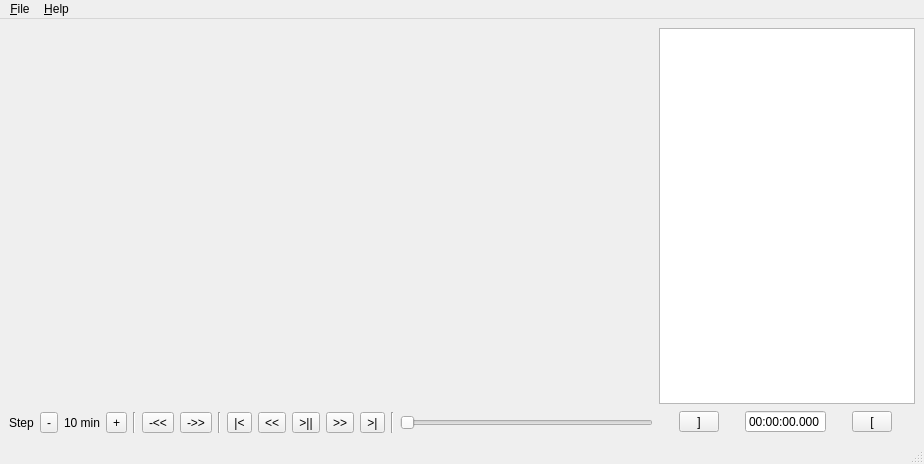
<?xml version="1.0" encoding="UTF-8"?>
<ui version="4.0">
 <class>MainWindow</class>
 <widget class="QMainWindow" name="MainWindow">
  <property name="geometry">
   <rect>
    <x>0</x>
    <y>0</y>
    <width>924</width>
    <height>464</height>
   </rect>
  </property>
  <property name="windowTitle">
   <string>EDL Editor</string>
  </property>
  <widget class="QWidget" name="centralwidget">
   <layout class="QGridLayout" name="gridLayout">
    <item row="0" column="0">
     <layout class="QVBoxLayout" name="verticalLayout_3">
      <item>
       <widget class="VideoPlayer" name="player" native="true">
        <property name="sizePolicy">
         <sizepolicy hsizetype="MinimumExpanding" vsizetype="MinimumExpanding">
          <horstretch>0</horstretch>
          <verstretch>0</verstretch>
         </sizepolicy>
        </property>
        <property name="minimumSize">
         <size>
          <width>320</width>
          <height>180</height>
         </size>
        </property>
        <property name="baseSize">
         <size>
          <width>640</width>
          <height>360</height>
         </size>
        </property>
       </widget>
      </item>
      <item>
       <layout class="QHBoxLayout" name="horizontalLayout_2">
        <item>
         <widget class="QLabel" name="label">
          <property name="text">
           <string>Step</string>
          </property>
         </widget>
        </item>
        <item>
         <widget class="QToolButton" name="btStepUp">
          <property name="text">
           <string>-</string>
          </property>
          <property name="shortcut">
           <string>-, Down</string>
          </property>
         </widget>
        </item>
        <item>
         <widget class="QLabel" name="labelStep">
          <property name="sizePolicy">
           <sizepolicy hsizetype="Fixed" vsizetype="Preferred">
            <horstretch>0</horstretch>
            <verstretch>0</verstretch>
           </sizepolicy>
          </property>
          <property name="text">
           <string>10 min</string>
          </property>
          <property name="alignment">
           <set>Qt::AlignRight|Qt::AlignTrailing|Qt::AlignVCenter</set>
          </property>
         </widget>
        </item>
        <item>
         <widget class="QToolButton" name="btStepDown">
          <property name="text">
           <string>+</string>
          </property>
          <property name="shortcut">
           <string>+, Up</string>
          </property>
         </widget>
        </item>
        <item>
         <widget class="Line" name="line">
          <property name="orientation">
           <enum>Qt::Vertical</enum>
          </property>
         </widget>
        </item>
        <item>
         <widget class="QToolButton" name="btSmartStepBackward">
          <property name="text">
           <string>-&lt;&lt;</string>
          </property>
         </widget>
        </item>
        <item>
         <widget class="QToolButton" name="btSmartStepForward">
          <property name="text">
           <string>-&gt;&gt;</string>
          </property>
         </widget>
        </item>
        <item>
         <widget class="Line" name="line_4">
          <property name="orientation">
           <enum>Qt::Vertical</enum>
          </property>
         </widget>
        </item>
        <item>
         <widget class="QToolButton" name="btGotoPrevBoundary">
          <property name="text">
           <string>|&lt;</string>
          </property>
          <property name="shortcut">
           <string>PgUp</string>
          </property>
         </widget>
        </item>
        <item>
         <widget class="QToolButton" name="btStepBackward">
          <property name="text">
           <string>&lt;&lt;</string>
          </property>
          <property name="shortcut">
           <string>Left</string>
          </property>
         </widget>
        </item>
        <item>
         <widget class="QToolButton" name="btPlayPause">
          <property name="text">
           <string>&gt;||</string>
          </property>
          <property name="shortcut">
           <string>Space</string>
          </property>
         </widget>
        </item>
        <item>
         <widget class="QToolButton" name="btStepForward">
          <property name="text">
           <string>&gt;&gt;</string>
          </property>
          <property name="shortcut">
           <string>Right</string>
          </property>
         </widget>
        </item>
        <item>
         <widget class="QToolButton" name="btGotoNextBoundary_2">
          <property name="text">
           <string>&gt;|</string>
          </property>
          <property name="shortcut">
           <string>PgDown</string>
          </property>
         </widget>
        </item>
        <item>
         <widget class="Line" name="line_3">
          <property name="orientation">
           <enum>Qt::Vertical</enum>
          </property>
         </widget>
        </item>
        <item>
         <widget class="SeekSlider" name="slider">
          <property name="minimumSize">
           <size>
            <width>100</width>
            <height>0</height>
           </size>
          </property>
          <property name="orientation">
           <enum>Qt::Horizontal</enum>
          </property>
         </widget>
        </item>
       </layout>
      </item>
     </layout>
    </item>
    <item row="0" column="1">
     <layout class="QVBoxLayout" name="verticalLayout_2">
      <item>
       <layout class="QVBoxLayout" name="verticalLayout">
        <property name="sizeConstraint">
         <enum>QLayout::SetDefaultConstraint</enum>
        </property>
        <item>
         <widget class="QListView" name="listView">
          <property name="sizePolicy">
           <sizepolicy hsizetype="Fixed" vsizetype="Expanding">
            <horstretch>0</horstretch>
            <verstretch>0</verstretch>
           </sizepolicy>
          </property>
          <property name="baseSize">
           <size>
            <width>200</width>
            <height>0</height>
           </size>
          </property>
          <property name="modelColumn">
           <number>0</number>
          </property>
         </widget>
        </item>
       </layout>
      </item>
      <item>
       <layout class="QHBoxLayout" name="horizontalLayout">
        <item>
         <widget class="QToolButton" name="btCutStart">
          <property name="minimumSize">
           <size>
            <width>40</width>
            <height>0</height>
           </size>
          </property>
          <property name="text">
           <string>]</string>
          </property>
         </widget>
        </item>
        <item>
         <widget class="QTimeEdit" name="timeEditCurrentTime">
          <property name="sizePolicy">
           <sizepolicy hsizetype="Fixed" vsizetype="Fixed">
            <horstretch>0</horstretch>
            <verstretch>0</verstretch>
           </sizepolicy>
          </property>
          <property name="alignment">
           <set>Qt::AlignRight|Qt::AlignTrailing|Qt::AlignVCenter</set>
          </property>
          <property name="readOnly">
           <bool>true</bool>
          </property>
          <property name="buttonSymbols">
           <enum>QAbstractSpinBox::NoButtons</enum>
          </property>
          <property name="displayFormat">
           <string>HH:mm:ss.zzz</string>
          </property>
         </widget>
        </item>
        <item>
         <widget class="QToolButton" name="btCutStop">
          <property name="minimumSize">
           <size>
            <width>40</width>
            <height>0</height>
           </size>
          </property>
          <property name="text">
           <string>[</string>
          </property>
         </widget>
        </item>
       </layout>
      </item>
     </layout>
    </item>
   </layout>
   <zorder></zorder>
   <zorder></zorder>
  </widget>
  <widget class="QMenuBar" name="menubar">
   <property name="geometry">
    <rect>
     <x>0</x>
     <y>0</y>
     <width>924</width>
     <height>25</height>
    </rect>
   </property>
   <widget class="QMenu" name="menu_File">
    <property name="title">
     <string>&amp;File</string>
    </property>
    <addaction name="action_Open"/>
    <addaction name="action_Save_EDL"/>
    <addaction name="separator"/>
    <addaction name="action_Quit"/>
   </widget>
   <widget class="QMenu" name="menu_Help">
    <property name="title">
     <string>&amp;Help</string>
    </property>
    <addaction name="action_About"/>
   </widget>
   <addaction name="menu_File"/>
   <addaction name="menu_Help"/>
  </widget>
  <widget class="QStatusBar" name="statusbar"/>
  <action name="action_About">
   <property name="text">
    <string>&amp;About...</string>
   </property>
  </action>
  <action name="action_Open">
   <property name="text">
    <string>&amp;Open...</string>
   </property>
   <property name="shortcut">
    <string>Ctrl+O</string>
   </property>
  </action>
  <action name="action_Save_EDL">
   <property name="text">
    <string>&amp;Save EDL</string>
   </property>
   <property name="shortcut">
    <string>Ctrl+S</string>
   </property>
  </action>
  <action name="action_Quit">
   <property name="text">
    <string>&amp;Quit</string>
   </property>
   <property name="shortcut">
    <string>Ctrl+Q</string>
   </property>
  </action>
 </widget>
 <customwidgets>
  <customwidget>
   <class>SeekSlider</class>
   <extends>QSlider</extends>
   <header>PhononClasses</header>
  </customwidget>
  <customwidget>
   <class>VideoPlayer</class>
   <extends>QWidget</extends>
   <header>PhononClasses</header>
   <container>1</container>
  </customwidget>
 </customwidgets>
 <tabstops>
  <tabstop>btGotoPrevBoundary</tabstop>
  <tabstop>slider</tabstop>
  <tabstop>btCutStart</tabstop>
  <tabstop>timeEditCurrentTime</tabstop>
  <tabstop>btCutStop</tabstop>
  <tabstop>listView</tabstop>
 </tabstops>
 <resources/>
 <connections>
  <connection>
   <sender>action_Quit</sender>
   <signal>triggered()</signal>
   <receiver>MainWindow</receiver>
   <slot>close()</slot>
   <hints>
    <hint type="sourcelabel">
     <x>-1</x>
     <y>-1</y>
    </hint>
    <hint type="destinationlabel">
     <x>461</x>
     <y>231</y>
    </hint>
   </hints>
  </connection>
  <connection>
   <sender>btPlayPause</sender>
   <signal>clicked()</signal>
   <receiver>MainWindow</receiver>
   <slot>togglePlayPause()</slot>
   <hints>
    <hint type="sourcelabel">
     <x>339</x>
     <y>428</y>
    </hint>
    <hint type="destinationlabel">
     <x>653</x>
     <y>235</y>
    </hint>
   </hints>
  </connection>
  <connection>
   <sender>btStepBackward</sender>
   <signal>clicked()</signal>
   <receiver>MainWindow</receiver>
   <slot>seekBackward()</slot>
   <hints>
    <hint type="sourcelabel">
     <x>305</x>
     <y>428</y>
    </hint>
    <hint type="destinationlabel">
     <x>653</x>
     <y>211</y>
    </hint>
   </hints>
  </connection>
  <connection>
   <sender>btStepForward</sender>
   <signal>clicked()</signal>
   <receiver>MainWindow</receiver>
   <slot>seekForward()</slot>
   <hints>
    <hint type="sourcelabel">
     <x>374</x>
     <y>428</y>
    </hint>
    <hint type="destinationlabel">
     <x>652</x>
     <y>262</y>
    </hint>
   </hints>
  </connection>
  <connection>
   <sender>btGotoNextBoundary_2</sender>
   <signal>clicked()</signal>
   <receiver>MainWindow</receiver>
   <slot>seekNextBoundary()</slot>
   <hints>
    <hint type="sourcelabel">
     <x>404</x>
     <y>428</y>
    </hint>
    <hint type="destinationlabel">
     <x>652</x>
     <y>286</y>
    </hint>
   </hints>
  </connection>
  <connection>
   <sender>btGotoPrevBoundary</sender>
   <signal>clicked()</signal>
   <receiver>MainWindow</receiver>
   <slot>seekPreviousBoundary()</slot>
   <hints>
    <hint type="sourcelabel">
     <x>270</x>
     <y>428</y>
    </hint>
    <hint type="destinationlabel">
     <x>650</x>
     <y>185</y>
    </hint>
   </hints>
  </connection>
  <connection>
   <sender>btStepUp</sender>
   <signal>clicked()</signal>
   <receiver>MainWindow</receiver>
   <slot>stepDown()</slot>
   <hints>
    <hint type="sourcelabel">
     <x>52</x>
     <y>421</y>
    </hint>
    <hint type="destinationlabel">
     <x>655</x>
     <y>41</y>
    </hint>
   </hints>
  </connection>
  <connection>
   <sender>btStepDown</sender>
   <signal>clicked()</signal>
   <receiver>MainWindow</receiver>
   <slot>stepUp()</slot>
   <hints>
    <hint type="sourcelabel">
     <x>124</x>
     <y>421</y>
    </hint>
    <hint type="destinationlabel">
     <x>653</x>
     <y>66</y>
    </hint>
   </hints>
  </connection>
  <connection>
   <sender>btSmartStepForward</sender>
   <signal>clicked()</signal>
   <receiver>MainWindow</receiver>
   <slot>smartSeekForward()</slot>
   <hints>
    <hint type="sourcelabel">
     <x>203</x>
     <y>413</y>
    </hint>
    <hint type="destinationlabel">
     <x>652</x>
     <y>111</y>
    </hint>
   </hints>
  </connection>
  <connection>
   <sender>btSmartStepBackward</sender>
   <signal>clicked()</signal>
   <receiver>MainWindow</receiver>
   <slot>smartSeekBackward()</slot>
   <hints>
    <hint type="sourcelabel">
     <x>171</x>
     <y>419</y>
    </hint>
    <hint type="destinationlabel">
     <x>653</x>
     <y>143</y>
    </hint>
   </hints>
  </connection>
  <connection>
   <sender>action_Open</sender>
   <signal>triggered()</signal>
   <receiver>MainWindow</receiver>
   <slot>actionFileOpen()</slot>
   <hints>
    <hint type="sourcelabel">
     <x>-1</x>
     <y>-1</y>
    </hint>
    <hint type="destinationlabel">
     <x>461</x>
     <y>231</y>
    </hint>
   </hints>
  </connection>
 </connections>
 <slots>
  <slot>togglePlayPause()</slot>
  <slot>seekBackward()</slot>
  <slot>seekForward()</slot>
  <slot>seekPreviousBoundary()</slot>
  <slot>seekNextBoundary()</slot>
  <slot>stepUp()</slot>
  <slot>stepDown()</slot>
  <slot>smartSeekBackward()</slot>
  <slot>smartSeekForward()</slot>
  <slot>actionFileOpen()</slot>
  <slot>refreshTimeWidget()</slot>
 </slots>
</ui>
